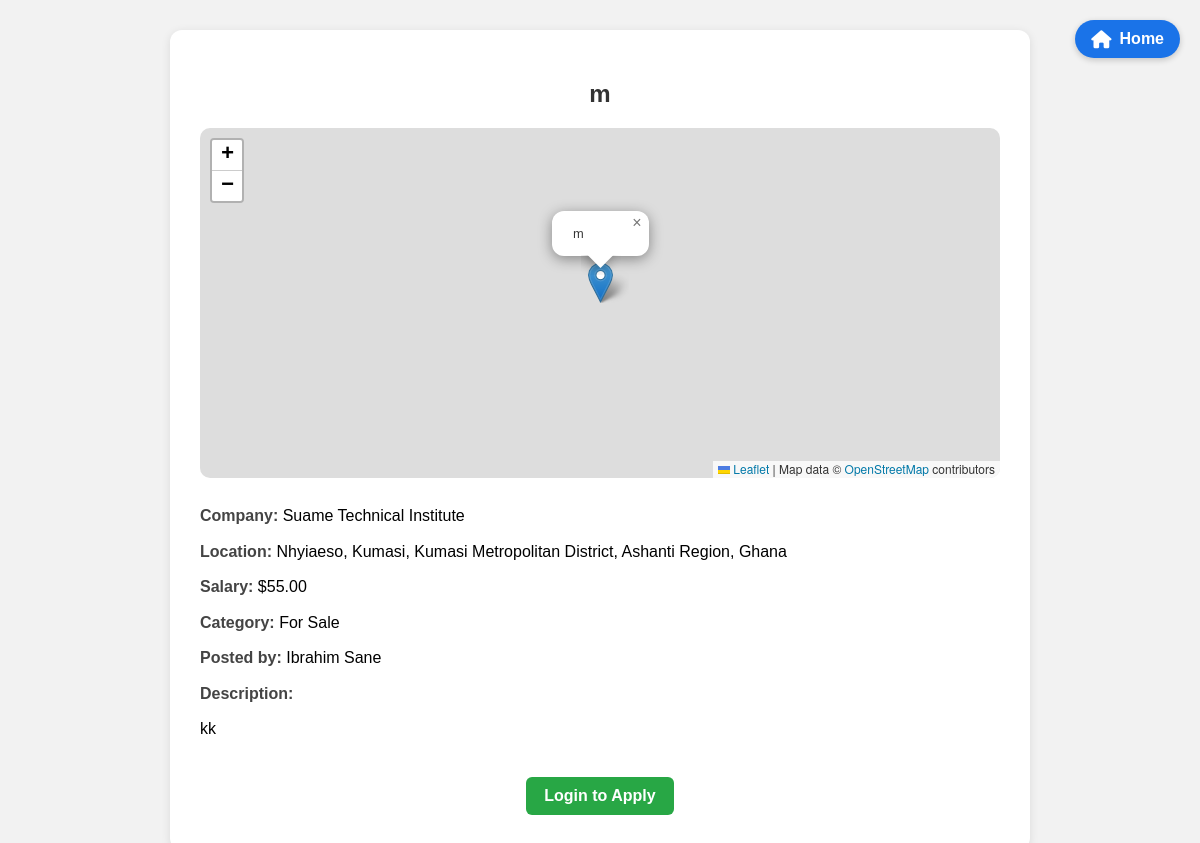
The page /job/4 on the database its author committed.
### models.py (models this page shows)
class Job(db.Model):
    id = db.Column(db.Integer, primary_key=True)
    title = db.Column(db.String(120), nullable=False)
    company = db.Column(db.String(100), nullable=False)
    location = db.Column(db.String(100), nullable=False)
    salary = db.Column(db.Float, nullable=False)
    currency = db.Column(db.String(10), default='USD')
    category = db.Column(db.String(100), nullable=False)
    description = db.Column(db.Text, nullable=False)
    dark_mode = db.Column(db.Boolean, default=False)
    theme = db.Column(db.String(10), default='light')
    latitude = db.Column(db.Float)
    longitude = db.Column(db.Float)
    posted_time = db.Column(db.DateTime, default=datetime.utcnow)
    user_id = db.Column(db.Integer, db.ForeignKey('user.id'), nullable=False)
    applications = db.relationship('Application', backref='job', lazy=True)

class User(db.Model):
    id = db.Column(db.Integer, primary_key=True)
    email = db.Column(db.String(120), unique=True, nullable=False)
    password = db.Column(db.String(200), nullable=False)
    role = db.Column(db.String(20), nullable=False)  # 'employer' or 'jobseeker'
    username = db.Column(db.String(150), unique=True, nullable=False)
    full_name = db.Column(db.String(150))
    bio = db.Column(db.Text)
    location = db.Column(db.String(100))
    jobs = db.relationship('Job', backref='poster', lazy=True)

### app.py (the view)
@app.route('/job/<int:job_id>')
def job_detail(job_id):
    job = Job.query.get_or_404(job_id)
    user = User.query.get(session['user_id']) if 'user_id' in session else None
    return render_template('job_detail.html', job=job, user=user)

### app.py (called while the page is built)
@app.context_processor
def inject_languages():
    return dict(LANGUAGES=app.config['LANGUAGES'])

### templates/job_detail.html (shortened to what this page needs)
<!DOCTYPE html>
<html lang="en">
<head>
    <link rel="stylesheet" href="https://unpkg.com/leaflet/dist/leaflet.css" />
    <link rel="stylesheet" href="https://cdnjs.cloudflare.com/ajax/libs/font-awesome/6.4.0/css/all.min.css">
</head>
<body>
    <a href="{{ url_for('home') }}" class="back-home-button">
        <i class="fas fa-home"></i> {{ _('Home') }}
    </a>
    <div class="container">
        <h2>{{ job.title }}</h2>
        {% if job.latitude and job.longitude %}
        <div id="map"></div>
        {% endif %}
        <p><strong>{{ _('Company:') }}</strong> {{ job.company }}</p>
<p><strong>{{ _('Location:') }}</strong> {{ job.location }}</p>
<p><strong>{{ _('Salary:') }}</strong> ${{ "{:,.2f}".format(job.salary) }}</p>
<p><strong>{{ _('Category:') }}</strong> {{ job.category }}</p>
<p><strong>{{ _('Posted by:') }}</strong> {{ job.poster.username }}</p>
<p><strong>{{ _('Description:') }}</strong></p>
<p>{{ job.description }}</p>
        {% if session.get('user_id') %}
    <div class="actions">
        <a href="{{ url_for('apply_job', job_id=job.id) }}" class="btn apply-btn">{{ _('Apply Now') }}</a>
    </div>
{% else %}
    <div class="actions">
        <a href="{{ url_for('login', next=request.path) }}" class="btn apply-btn">{{ _('Login to Apply') }}</a>
    </div>
{% endif %}
</body>
</html

### templates/job_detail.html (style rules this page uses)
body { font-family: Arial, sans-serif; background-color: #f2f2f2; padding: 30px; margin: 0; }
.container { max-width: 800px; margin: auto; background-color: #fff; padding: 30px; border-radius: 12px; box-shadow: 0 2px 10px rgba(0, 0, 0, 0.1); }
h2 { text-align: center; margin-bottom: 20px; color: #333; }
p { margin: 10px 0; line-height: 1.6; }
strong { color: #444; }
.actions { margin-top: 30px; text-align: center; }
.actions a, .actions form { display: inline-block; margin: 5px; }
.btn { padding: 10px 18px; text-decoration: none; border: none; border-radius: 6px; color: #fff; font-weight: bold; cursor: pointer; }
.apply-btn { background-color: #28a745; }
#map { height: 350px; margin-bottom: 25px; border-radius: 10px; }
.back-home-button { position: fixed; top: 20px; right: 20px; background-color: #1a73e8; color: white; padding: 10px 16px; border-radius: 30px; text-decoration: none; font-weight: bold; z-index: 1000; display: flex; align-items: center; gap: 8px; box-shadow: 0 2px 6px rgba(0, 0, 0, 0.2); transition: background-color 0.3s; }
.back-home-button i { font-size: 18px; }

### rows shown on the page
Job: title "m", company "Suame Technical Institute", location "Nhyiaeso, Kumasi, Kumasi Metropolitan District, Ashanti Region, Ghana", salary "55.00", category "For Sale", description "kk"
User: poster.username "Ibrahim Sane"
